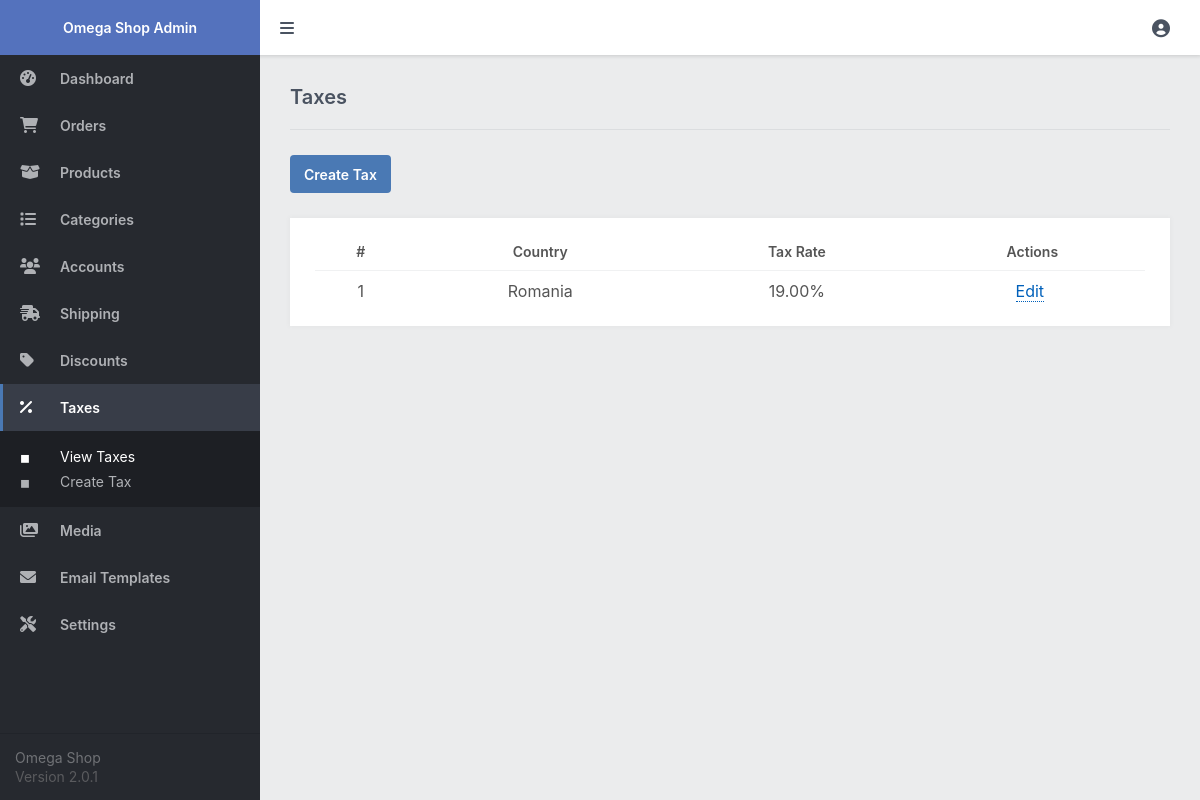
/admin/index.php?page=taxes (signed in), run on the app's committed database.
### tables this page shows
CREATE TABLE `taxes` (
  `id` int(11) NOT NULL,
  `country` varchar(255) NOT NULL,
  `rate` decimal(5,2) NOT NULL
);

### admin/index.php (called while the page is built, shortened)
<?php
include '../functions.php';
$page = isset($_GET['page']) && file_exists($_GET['page'] . '.php') ? $_GET['page'] : 'dashboard';
include $page . '.php';
?>

### admin/taxes.php (the view, shortened to what this page needs)
<?php
$stmt = $pdo->prepare('SELECT * FROM taxes ORDER BY country ASC');
$stmt->execute();
$taxes = $stmt->fetchAll(PDO::FETCH_ASSOC);
?>
<?=template_admin_header('Taxes', 'taxes')?>
<div class="content-title">
    <h2>Taxes</h2>
</div>
<div class="content-header responsive-flex-column pad-top-5">
    <a href="index.php?page=tax" class="btn">Create Tax</a>
</div>
<div class="content-block">
    <div class="table">
        <table>
            <thead>
                <tr>
                    <td class="responsive-hidden">#</td>
                    <td>Country</td>
                    <td>Tax Rate</td>
                    <td>Actions</td>
                </tr>
            </thead>
            <tbody>
                <?php if (empty($taxes)): ?>
                <tr>
                    <td colspan="4" style="text-align:center;">There are no taxes</td>
                </tr>
                <?php else: ?>
                <?php foreach ($taxes as $tax): ?>
                <tr>
                    <td class="responsive-hidden"><?=$tax['id']?></td>
                    <td><?=$tax['country']?></td>
                    <td><?=$tax['rate']?>%</td>
                    <td><a href="index.php?page=tax&id=<?=$tax['id']?>" class="link1">Edit</a></td>
                </tr>
                <?php endforeach; ?>
                <?php endif; ?>
            </tbody>
        </table>
    </div>
</div>
<?=template_admin_footer()?>

### admin/admin.css (style rules this page uses)
* { box-sizing: border-box; font-family: -apple-system, BlinkMacSystemFont, "segoe ui", roboto, oxygen, ubuntu, cantarell, "fira sans", "droid sans", "helvetica neue", Arial, sans-serif; font-size: 16px; }
html { height: 100%; }
body { position: relative; min-height: 100%; color: #555555; background-color: #ebeced; margin: 0; }
h1, h2, h3, h4, h5 { color: #4a5361; margin: 0; padding: 0; }
main h2 { font-size: 20px; padding-bottom: 20px; font-weight: 600; }
main .content-title { border-bottom: 1px solid #dbdddf; display: flex; }
main .content-title h2 { flex: 1; }
main .content-header { display: flex; justify-content: space-between; }
main .content-block { background-color: #fff; margin-top: 25px; padding: 15px; box-shadow: 0px 0px 5px 1px rgba(0, 0, 0, 0.03); overflow: hidden; }
.table { overflow-x: auto; padding: 0 10px; }
.table table { width: 100%; border-collapse: collapse; }
.table table thead td { font-weight: 600; font-size: 14px; padding: 10px; text-align: center; }
.table table thead tr { border-bottom: 1px solid #f0f1f2; }
.table table tbody tr:first-child td { padding-top: 10px; }
.table table tbody td { padding: 10px; text-align: center; }
.link1, .link2 { text-decoration: none; color: #0060ba; border-bottom: 1px dotted; margin: 0 5px 0 0; }
.btn { display: inline-flex; align-items: center; justify-content: center; text-decoration: none; appearance: none; cursor: pointer; border: 0; background: #4a79b4; color: #ffffff; padding: 0 14px; font-size: 14px; font-weight: 600; border-radius: 4px; height: 38px; }
.pad-top-5 { padding-top: 25px; }

### data on the page
taxes: id "1", country "Romania", rate "19.00"
